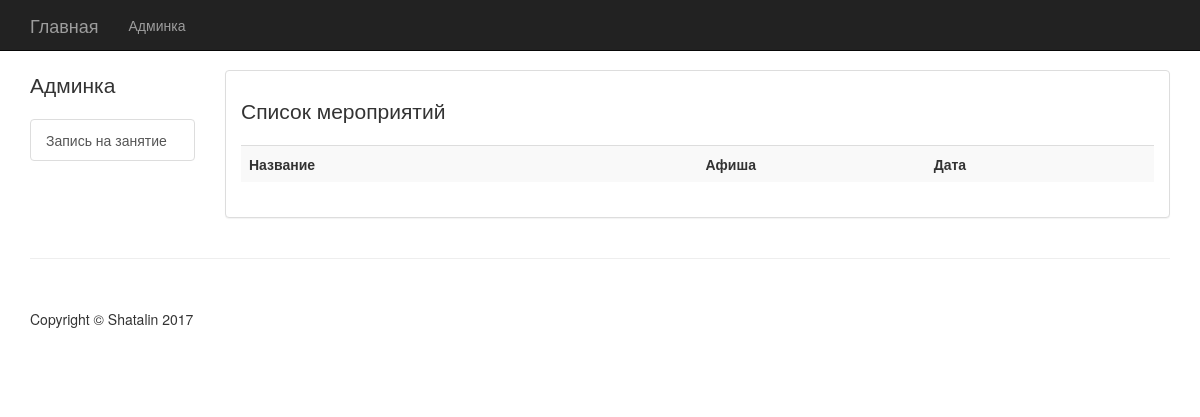
The page /events/reg/ on the database as committed earlier.
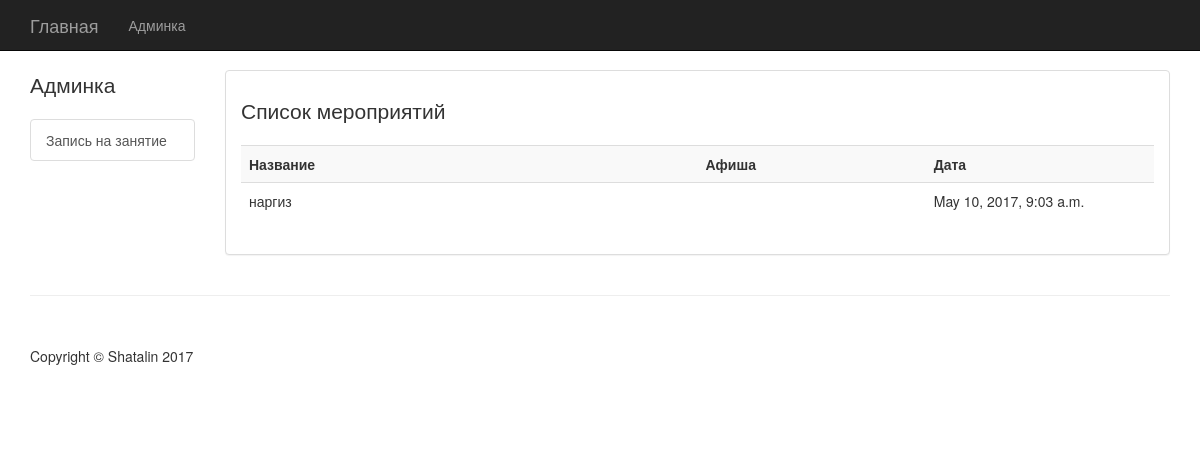
The same page on the database as committed later.
### events_base/models.py (models this page shows)
class EventsInfo(models.Model):
    class Meta:
        db_table = 'events'
    events_show_name = models.ForeignKey(Shows)
    events_hall = models.ForeignKey(Hall)
    events_date_time = models.DateTimeField(default=timezone.now)
    event_place_count = models.IntegerField(default=15)
    event_place_current_count = models.IntegerField(default=0)
    event_vk_url = models.URLField(blank=True, null=True)
    event_state = models.BooleanField(default=False)

class Shows(models.Model):
    class Meta:
        db_table = 'shows'
    shows_names = models.CharField(max_length=100)
    shows_time_length = models.TimeField(default='01:00', blank=True)
    shows_description = models.CharField(max_length=400, blank=True, null=True)
    shows_image = models.ImageField(upload_to='media/', blank=True, null=True)
    def __str__(self):
        return self.shows_names

### events_base/views.py (the view)
def reg_client(request):
    infos = models.EventsInfo.objects.filter(event_state=True)
    return render(request, 'eventreg/regclient.html', {'infos': infos})

### events_base/templates/eventreg/regclient.html (shortened to what this page needs)
{% extends 'main.html' %}
{% block content %}
    {% load staticfiles %}
<div class="col-md-10">
    <div id="scroll" data-target="#myScrollspy" data-offset="1">
        <div class="panel-group">
          <div class="panel panel-default">
                <div class="panel-body">
                    <table id="halls_list" class="table-striped table">
                        <h4 class="lead">Список мероприятий</h4>
                        <tr>
                            <th class="col-xs-2">Название</th>
                            <th class="col-xs-1">Афиша</th>
                            <th class="col-xs-1">Дата</th>
                        </tr>
                        {% if infos %}
                            {% for info in infos %}
                        <tr>
                            <td class="col-xs-2">{{ info.events_show_name }}</td>
                            <td class="col-xs-1">{{ info.events_show_name.shows_image }}</td>
                            <td class="col-xs-1">{{ info.events_date_time }}</td>
                        </tr>
                            {% endfor%}
                        {% endif %}
                    </table>
                </div>
          </div>
        </div>
    </div>
</div>
{% endblock %}

### main_helper/templates/main.html (shortened to what this page needs)
<!DOCTYPE html>
{% load staticfiles %}
<html lang="en">
<head>
        {% block css %}
            <link href="{% static 'css/bootstrap.min.css' %}" rel="stylesheet">
            <link href="{% static 'css/shop-homepage.css' %}" rel="stylesheet">
            <link href="{% static 'css/bootstrap-social.css' %}" rel="stylesheet">
            <link href="http://maxcdn.bootstrapcdn.com/font-awesome/4.2.0/css/font-awesome.min.css" rel="stylesheet">
        {% endblock %}
</head>
<body>
    {% block menu %}
    <nav class="navbar navbar-inverse navbar-fixed-top" role="navigation">
        <div class="container">
            <div class="navbar-header">
                <a class="navbar-brand" href="{% url 'main_org'%}">Главная</a>
            </div>
             <div class="collapse navbar-collapse" id="bs-example-navbar-collapse-1">
                <ul class="nav navbar-nav">
                    <li>
                        <a href="{% url 'admin' %}">Админка</a>
                    </li>
                </ul>
             </div>
        </div>
    </nav>
    {% endblock %}
    <div class="container">
        <div class="row">
            {% block category %}
                    {% include 'inc-main_category.html' %}
            {% endblock %}
            {% block content %}
            {% endblock %}
        </div>
    </div>
    {% block footer %}
      <div class="container">
        <hr>
        <footer>
            <div class="row">
                <div class="col-lg-12">
                    <p>Copyright &copy; Shatalin 2017</p>
                </div>
            </div>
        </footer>
    </div>
    {% endblock %}
</body>
</html>

### main_helper/templates/inc-main_category.html
<div class="col-md-2">
    <p class="lead">Админка</p>
    <div class="list-group">
            <a href="{% url 'reg_client' %}" class="list-group-item">Запись на занятие</a>
    </div>
</div>

### static/css/shop-homepage.css (style rules this page uses)
body { padding-top: 70px; }
footer { margin: 50px 0; }

Rows that differ between the two databases and show on the page:
added EventsInfo: events_show_name "наргиз", events_date_time "May 10, 2017, 9:03 a.m."
